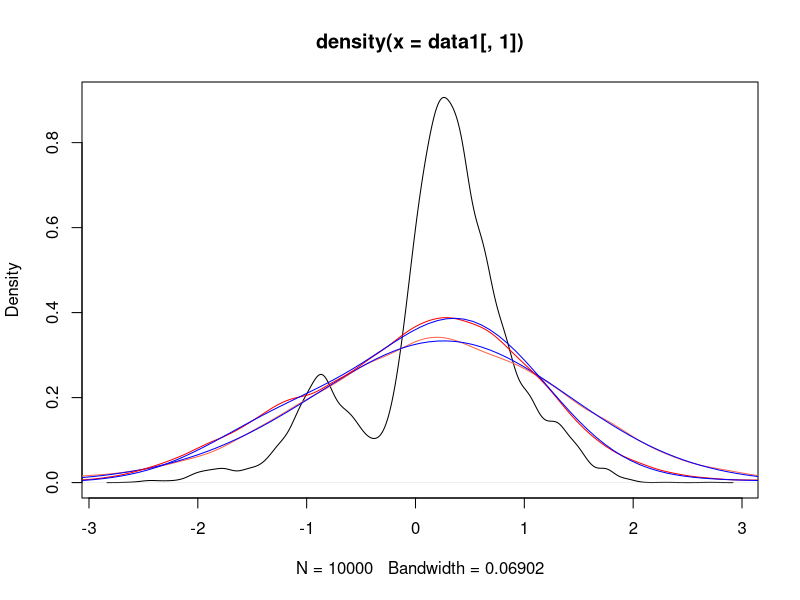

Recreate this plot in R.
set.seed(100)

## Density function
dens <- function(x){return(exp(-x^2)*(2+sin(5*x)+sin(2*x)))}

## Gradient of Density function
grad_dens <- function(x){return(-2*x+ (5*cos(5*x)+2*cos(2*x))/(2+sin(5*x)+sin(2*x)))}


## Metropolis - Hastings Algorithm for given density function
mh_sampler <- function(dens, start = 1, nreps = 1000, prop_sd = 1)
{
  theta <- rep(0,nreps)
  theta[1] <- start
  prop<- rep(0,nreps)
  
  for (i in 2:nreps)
  {
    theta_star <- rnorm(1, mean = theta[i-1], sd = prop_sd)
    alpha = dens(theta_star)/dens(theta[i-1])
    U = runif(1)
    prop[i-1] = theta_star
    if(U<alpha){theta[i] <- theta_star}else{theta[i] <- theta[i-1]}
  }
  prop[nreps] <- rnorm(1, mean = theta[nreps], sd = prop_sd)
  return(cbind(theta,prop))
}


## Unadjusted Langevin algorithm for given density function
ula_sampler <- function(dens, start = 2, nreps = 1000, paramet = 0.7)
{
  theta <- rep(0,nreps)
  theta[1] <- start
  prop <- rep(0,nreps)
  # q_y <- rep(0,nreps)
  for (i in 2:nreps)
  {
    theta_star <- rnorm(1, mean = theta[i-1]+paramet*grad_dens(theta[i-1]), sd = sqrt(2*paramet))
    #  q_y[i-1] <- dnorm(theta_star, mean = theta[i-1]+paramet*grad_dens(theta[i-1]), sd = sqrt(2*paramet))
    prop[i-1] <- theta_star
    theta[i] <- theta_star
  }
  prop[nreps] <- rnorm(1, mean = theta[nreps]+paramet*grad_dens(theta[nreps]), sd = sqrt(2*paramet))
  # q_y[nreps] <- dnorm(prop[nreps], mean = theta[nreps]+paramet*grad_dens(theta[nreps]), sd = sqrt(2*paramet))
  return(cbind(theta,prop))
}



rhoymh <- function(y,data)
{
  k = dim(data)[1]
  ans = 0
  ans = sum(dnorm(y,mean=data[,1],sd=rep(1,k)))
  return(ans/k)
}

rhoyula <- function(y,data, paramet)
{
  k = dim(data)[1]
  ans = 0
  ans = mean(dnorm(y,mean = data[,1]+paramet*grad_dens(data[,1]),sd= sqrt(2*paramet)))
  return(ans)
}


## Weight function for the given data
weight_mh <- function(y,data, paramet = .01){return(dens(y)/rhoymh(y,data))}
weight_ula <- function(y,data, paramet){return(dens(y)/ rhoyula(y, data, paramet) )}

## Estimation of function fun 
estimate <- function(fun,data,weight, paramet = .01)
{
  sum1 = 0
  sum2 = 0
  k = dim(data)[1]
  for(i in 1:k)
  {
    sum1 = sum1 + weight(data[i,2],data, paramet)*fun(data[i,2])
    sum2 = sum2 + weight(data[i,2],data, paramet) 
  }
  return(sum1/sum2)
}


## Some general function
fun1 <- function(x){return(x)}
fun2 <- function(x){return(x^2)}


##########################************** Implementation ***********************#####################################



## Generate and plot data from MH Sampler

data1 <- mh_sampler(dens = dens, start=1, nreps = 1e4)
plot(density(data1[,1]))
lines(density(data1[,2]), col = "tomato")

y_dum <- seq(-4, 4, length = 100)
dat2 <- numeric(length(y_dum))
for(i in 1:length(dat2))
{
  dat2[i] = rhoymh(y_dum[i],data1)
}
lines(y_dum, dat2, col = "blue")


paramet = .2
## Generate and plot data from ULA Sampler
data2 <- ula_sampler(dens = dens, start=1, nreps = 1e4, paramet = paramet)
lines(density(data2), col = "red")

y_dum <- seq(-4, 4, length = 100)
dat2 <- numeric(length(y_dum))
for(i in 1:length(dat2))
{
  dat2[i] = rhoyula(y_dum[i],data2, paramet = paramet)
}
lines(y_dum, dat2, col = "blue")



estimate(fun1,data1,weight_mh)
mean(data1[, 1])
estimate(fun2,data1,weight_mh)
mean(data1[, 1]^2)

estimate(fun1,data2,weight_ula, paramet = paramet)
mean(data1[, 1])
estimate(fun2,data2,weight_ula, paramet = paramet)
mean(data1[, 1]^2)





